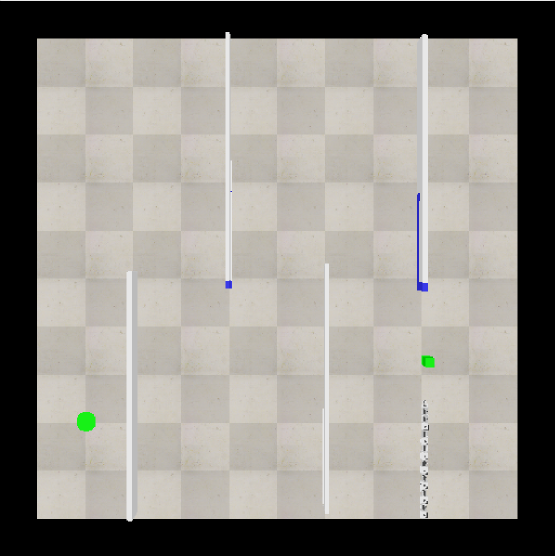
#> input picture Map2.png, 1109 x 1111 px (shown at 1/2 size)
$ jupyter execute --allow-errors Path_planning_snake.ipynb   (shell and % lines are left out)   (older library calls are emulated)
#> lines starting #> are read from the running program, lines starting #| are printed output that depends on the picture; after the words box and inside, x2 and y2 are one past the last pixel; in counts of white or black regions, pixels touching at a corner belong together; long printed decimals are rounded
## load the saved image

[cell 1]
import cv2
import numpy as np
from queue import PriorityQueue
import matplotlib.pyplot as plt
try:
    import vrep
except:
    print ('--------------------------------------------------------------')
    print ('"vrep.py" could not be imported. This means very probably that')
    print ('either "vrep.py" or the remoteApi library could not be found.')
    print ('Make sure both are in the same folder as this file,')
    print ('or appropriately adjust the file "vrep.py"')
    print ('--------------------------------------------------------------')
    print ('')

import time
from IPython.display import clear_output
from IPython.display import display
import ctypes

from IPython.display import display
from IPython.core.interactiveshell import InteractiveShell
InteractiveShell.ast_node_interactivity = 'all'

import warnings
warnings.filterwarnings('ignore')

[cell 2]
img = cv2.imread("Map2.png")
#> img is the input picture: shape (1111, 1109, 3); mean B, G, R 138.1, 144.4, 147.8
img = cv2.cvtColor(img, cv2.COLOR_BGR2RGB)
plt.imshow(img)
#> (this line was passed over: IPython is not available in this run)
plt.show()

## Obstacle Grid

[cell 3]
def obstacles_grid(img):
    # getting the walls
    mask_wall = cv2.inRange(img, np.array([230,230,230]),np.array([240,240,240]))
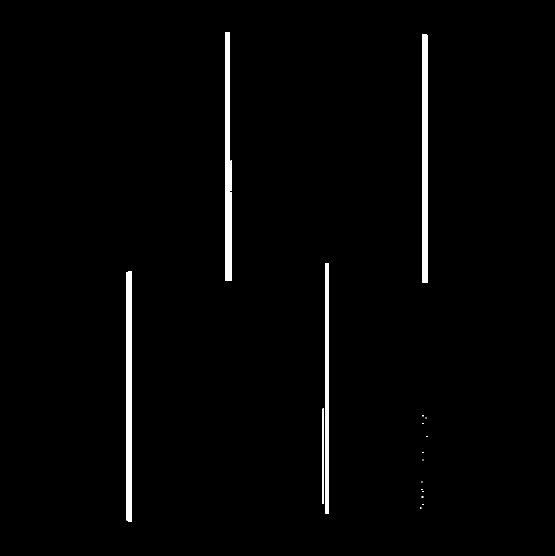
#> mask_wall: shape (1111, 1109) (shown at 1/2 size); 1.6% white; 19 white regions (12 under 20 px), largest, box (x1, y1, x2, y2) and area: (253, 542, 264, 1043) 5499, (845, 68, 856, 566) 5472, (650, 527, 658, 1028) 4008
    # getting the rims
    mask_rim = cv2.inRange(img, 0, 0)
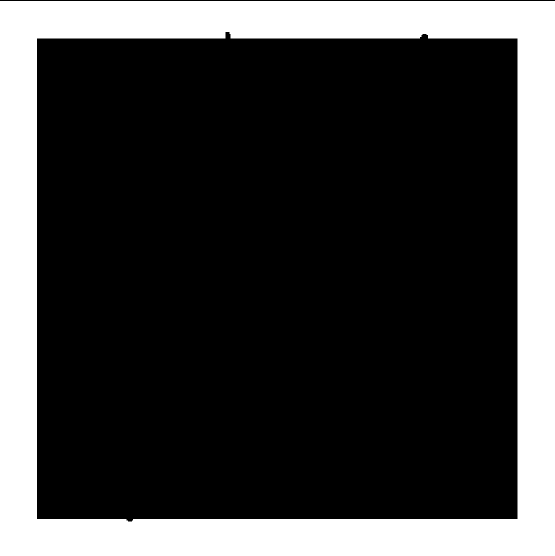
#> mask_rim: shape (1111, 1109) (shown at 1/2 size); 24.8% white; 1 white region, box (x1, y1, x2, y2) and area: (0, 2, 1109, 1111) 306067
    mask_total = cv2.bitwise_or(mask_wall,mask_rim,mask_rim)
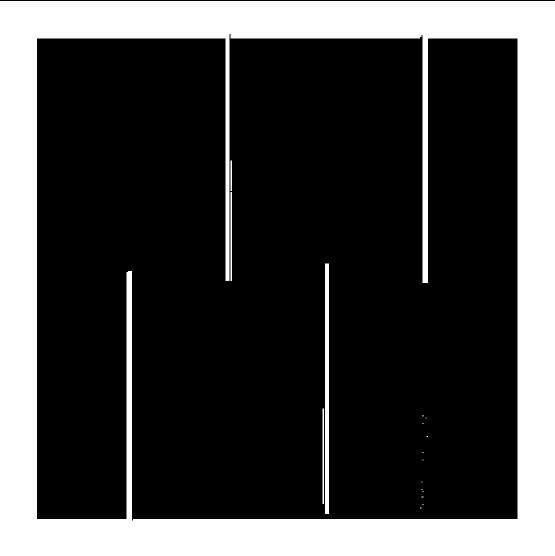
#> mask_total: shape (1111, 1109) (shown at 1/2 size); 26.5% white; 17 white regions (12 under 20 px), largest, box (x1, y1, x2, y2) and area: (0, 2, 1109, 1111) 321022, (650, 527, 658, 1028) 4008, (645, 817, 648, 1008) 573, (461, 384, 464, 562) 534, (461, 321, 464, 382) 183
    mask_total = cv2.bitwise_not(mask_total)
    return mask_total

[cell 4]
img_obs = obstacles_grid(img)
plt.imshow(img_obs, cmap="gray")
#> (this line was passed over: IPython is not available in this run)
plt.show()

## Do template matching to find snake robot position

[cell 5]
plt.imshow(img)
#> (this line was passed over: IPython is not available in this run)
plt.show()

img2 = cv2.imread('Template.png')

plt.imshow(img2, cmap="gray")
#> (this line was passed over: IPython is not available in this run)
plt.show()

#> (the rest of this cell did not finish here and is left out)

## Goal Position

[cell 6]
def get_goal_position(img):
    goal_mask = cv2.inRange(img[:,:,1], 240, 255)
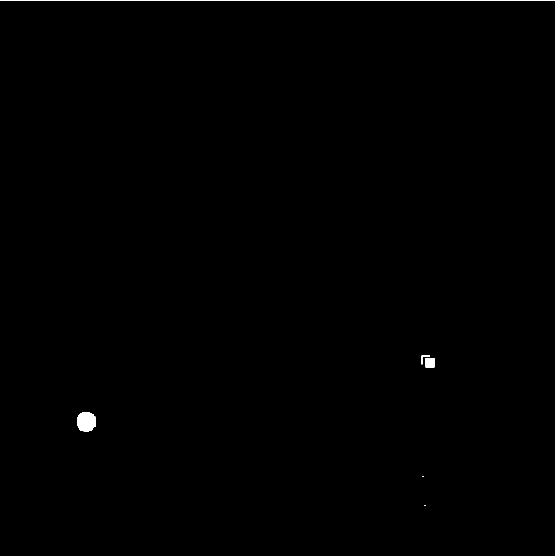
#> goal_mask: shape (1111, 1109) (shown at 1/2 size); 0.22% white; 6 white regions (2 under 20 px)
    goal_mask = cv2.GaussianBlur(goal_mask, (9, 9), 0)
#     im2, contours, hierarchy = cv2.findContours(goal_mask.copy(), cv2.RETR_EXTERNAL,cv2.CHAIN_APPROX_SIMPLE)
    contours, hierarchy = cv2.findContours(goal_mask.copy(), cv2.RETR_EXTERNAL,cv2.CHAIN_APPROX_SIMPLE)
#> contours = 5 contours; box (x1, y1, x2, y2) and area: (0, 0, 1109, 5) 4432, (150, 820, 195, 867) 1764, (839, 707, 873, 739) 919, (845, 1006, 855, 1016) 73, (841, 948, 851, 958) 73

# [7 lines of commented-out code are left out]

    center = np.mean(contours[2], axis=0)
#> center = [[172.8, 843.8]]
    print(center[0])
#| [172.833 843.767]

    return goal_mask, center[0]

[cell 7]
img_goal, center_goal = get_goal_position(img)
#> center_goal = [172.8, 843.8]
print(center_goal)
#| [172.833 843.767]
plt.imshow(img_goal, cmap="gray")
#> (this line was passed over: IPython is not available in this run)
plt.show()

## A* planning

[cell 8]
# [110 lines left out: function search, not called in this run]

## Path smoothing

[cell 9]
# [36 lines left out: function smooth, not called in this run]

## Some helping functions

[cell 10]
#transform from image frame to vrep frame
# [8 lines left out: function transform_points_from_image2real, not called in this run]

[cell 11]
#transform from vrep frame to robot frame
# [14 lines left out: function transform2robot_frame, not called in this run]

[cell 12]
def is_near(robot_center, point, dist_thresh = 0.25):
    dist = np.sqrt((robot_center[0]-point[0])**2 + (robot_center[1]-point[1])**2)
    return dist<=dist_thresh

[cell 13]
def get_distance(points1, points2):
    return np.sqrt(np.sum(np.square(points1 - points2), axis=1))

[cell 14]
class pid():
    # [17 lines left out: functions __init__, control, not called in this run]

[cell 15]
# [8 lines left out: function send_path_4_drawing, not called in this run]

## Doing everything live

[cell 16]
lad = 0.5 #look ahead distance
print ('Starting Connection')
vrep.simxFinish(-1) # just in case, close all opened connections
#> (this line was passed over: vrep is not available in this run)
